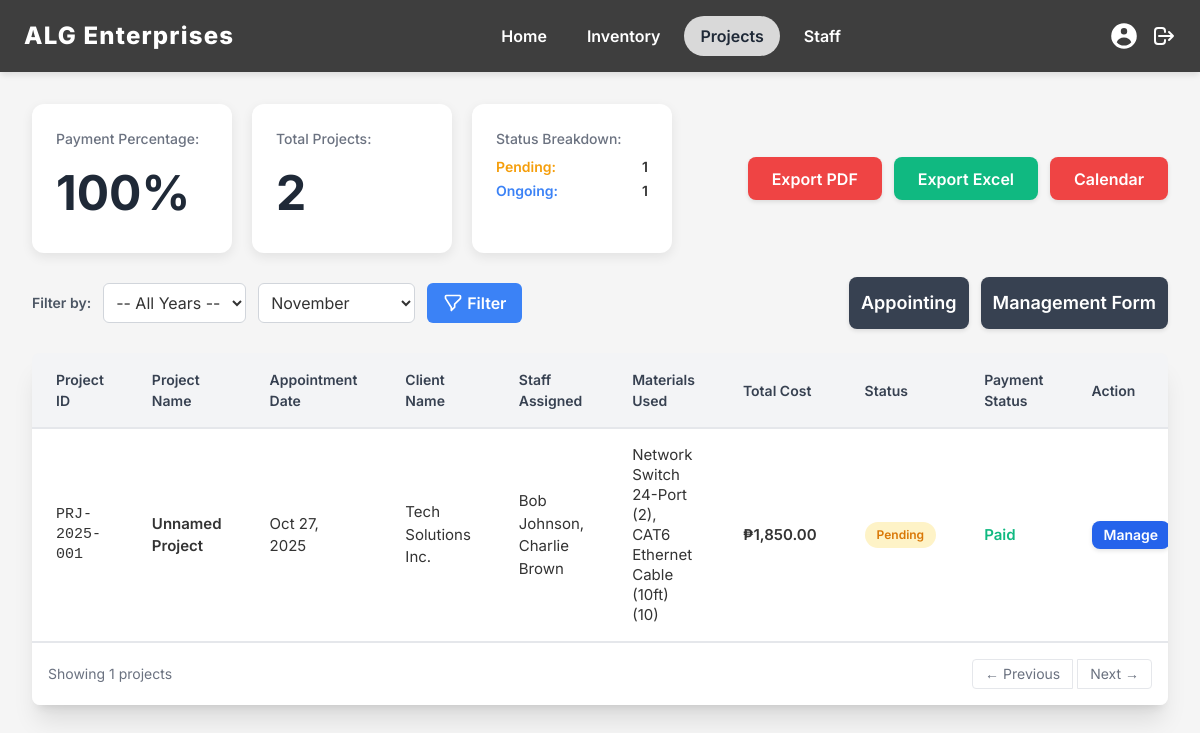
Page /Website/Admin/projects.php?filter_year=2025-10-27 21:27:36 on the committed database.
### tables this page shows
CREATE TABLE `projects` (
  `Project_id` int(11) NOT NULL,
  `Orders_id` int(11) NOT NULL,
  `Project_Name` varchar(45) DEFAULT NULL,
  `StartDate` date DEFAULT NULL,
  `EndDate` date DEFAULT NULL,
  `Status` enum('Pending','Ongoing','Completed') DEFAULT 'Pending',
  `Notes` text DEFAULT NULL,
  `Total_Cost` decimal(10,2) NOT NULL
);

CREATE TABLE `customers` (
  `Customer_id` int(11) NOT NULL,
  `Name` varchar(50) NOT NULL,
  `Email` varchar(50) DEFAULT NULL,
  `PhoneNumber` varchar(20) DEFAULT NULL,
  `Address` varchar(50) DEFAULT NULL
);

### Website/Admin/projects.php (the view, shortened to what this page needs)
<?php
include "../../db.php";
$current_month = date('n');
$selected_month = $_GET['filter_month'] ?? $current_month;
$years_sql = "
    SELECT DISTINCT YEAR(COALESCE(SS.ScheduleDate, O.order_date, P.StartDate)) AS project_year
    FROM Projects P
    LEFT JOIN Orders O ON P.Orders_id = O.Orders_id
    LEFT JOIN appointment_sched SS ON P.Project_id = SS.project_id
    WHERE COALESCE(SS.ScheduleDate, O.order_date, P.StartDate) IS NOT NULL
    UNION
    SELECT DISTINCT YEAR(order_date) AS project_year
    FROM Orders
    WHERE order_date IS NOT NULL
    UNION
    SELECT DISTINCT YEAR(StartDate) AS project_year
    FROM Projects
    WHERE StartDate IS NOT NULL
    ORDER BY project_year DESC
";
$years_result = $conn->query($years_sql);
$available_years = [];
if ($years_result) {
    while ($row = $years_result->fetch_assoc()) {
        $available_years[] = $row['project_year'];
    }
}
$where_clauses = ["1=1"];
if ($selected_month && is_numeric($selected_month)) {
    $where_clauses[] = "(MONTH(COALESCE(SS.ScheduleDate, O.order_date, P.StartDate)) = " . $conn->real_escape_string($selected_month) . "
                        OR MONTH(O.order_date) = " . $conn->real_escape_string($selected_month) . "
                        OR MONTH(P.StartDate) = " . $conn->real_escape_string($selected_month) . ")";
}
$where_sql = "WHERE " . implode(' AND ', $where_clauses);
$sql = "
SELECT
    P.Project_id,
    P.Project_Name,
    COALESCE(SS.ScheduleDate, O.order_date, P.StartDate) AS AppointmentDate,
    C.Name AS ClientName,
    P.Status,
    P.Total_Cost,
    O.Payment_id,
    O.Orders_id,
    GROUP_CONCAT(DISTINCT S.Name SEPARATOR ', ') AS StaffAssigned
FROM
    Projects P
LEFT JOIN
    Orders O ON P.Orders_id = O.Orders_id
LEFT JOIN
    Customers C ON O.customer_id = C.customer_id
LEFT JOIN
    appointment_sched SS ON P.Project_id = SS.project_id
LEFT JOIN
    ProjectStaff PS ON P.Project_id = PS.Project_id
LEFT JOIN
    Staff S ON PS.Staff_id = S.Staff_id
$where_sql
GROUP BY
    P.Project_id, P.Project_Name, AppointmentDate, C.Name, P.Status, P.Total_Cost, O.Payment_id, O.Orders_id
ORDER BY
    COALESCE(SS.ScheduleDate, O.order_date, P.StartDate) DESC
LIMIT 50;
";
$result = $conn->query($sql);
$total_projects_sql = "SELECT COUNT(*) AS total_projects FROM Projects";
$total_projects = ($conn->query($total_projects_sql)->fetch_assoc()['total_projects']) ?? 0;
$paid_projects_sql = "
    SELECT COUNT(DISTINCT P.Project_id) AS paid_projects
    FROM Projects P
    JOIN Orders O ON P.Orders_id = O.Orders_id
    WHERE O.Payment_id IS NOT NULL;
";
$paid_projects_result = $conn->query($paid_projects_sql);
$paid_projects = $paid_projects_result ? $paid_projects_result->fetch_assoc()['paid_projects'] : 0;
$payment_percentage = ($total_projects > 0) ? round(($paid_projects / $total_projects) * 100) : 0;
$status_counts_sql = "
    SELECT Status, COUNT(*) as count
    FROM Projects
    GROUP BY Status
";
$status_counts_result = $conn->query($status_counts_sql);
$status_counts = [];
if ($status_counts_result) {
    while ($row = $status_counts_result->fetch_assoc()) {
        $status_counts[$row['Status']] = $row['count'];
    }
}
function getMaterialsUsed($conn, $project_id) {
    $sql = "
        SELECT
            PR.Name,
            OI.quantity
        FROM
            Projects P
        JOIN
            Orders O ON P.Orders_id = O.Orders_id
        JOIN
            orderitems OI ON O.Orders_id = OI.Orders_id
        JOIN
            Product PR ON OI.product_id = PR.Product_id
        WHERE
            P.Project_id = ?
            AND OI.product_id IS NOT NULL
    ";
    $stmt = $conn->prepare($sql);
    $stmt->bind_param("i", $project_id);
    $stmt->execute();
    $res = $stmt->get_result();
    $list = [];
    while ($row = $res->fetch_assoc()) {
        $list[] = htmlspecialchars($row['Name']) . ' (' . $row['quantity'] . ')';
    }
    return empty($list) ? 'No materials' : implode(', ', $list);
}
function formatProjectId($project_id, $schedule_date) {
    $project_year = date('Y', strtotime($schedule_date ?? date('Y-m-d')));
    return "PRJ-" . $project_year . "-" . str_pad($project_id, 3, '0', STR_PAD_LEFT);
}
?>
<!DOCTYPE html>
<html>
<head>
<script src="https://cdn.tailwindcss.com"></script>
</head>
<body>
<header class="header">
    <div class="flex items-center">
        <div class="header-logo">ALG Enterprises</div>
    </div>
    <nav class="flex space-x-2">
        <a href="home.php" class="nav-link">Home</a>
        <a href="products.php" class="nav-link">Inventory</a>
        <a href="projects.php" class="nav-link active">Projects</a>
        <a href="staff.php" class="nav-link">Staff</a>
    </nav>
    <div class="flex items-center space-x-3">
        <svg xmlns="http://www.w3.org/2000/svg" class="h-6 w-6 text-white cursor-pointer" fill="none" viewBox="0 0 24 24" stroke="currentColor" stroke-width="2">
            <path stroke-linecap="round" stroke-linejoin="round" d="M17 16l4-4m0 0l-4-4m4 4H7m6 4v1a3 3 0 01-3 3H6a3 3 0 01-3-3V7a3 3 0 013-3h4a3 3 0 013 3v1" />
        </svg>
    </div>
</header>
<div class="content-area">
    <div class="flex flex-col lg:flex-row justify-between items-center mb-6 space-y-4 lg:space-y-0">
        <div class="flex metric-cards-row gap-5">
            <div class="metric-card">
                <div class="metric-label">Payment Percentage:</div>
                <div class="metric-value"><?php echo $payment_percentage; ?>%</div>
            </div>
            <div class="metric-card">
                <div class="metric-label">Total Projects:</div>
                <div class="metric-value"><?php echo $total_projects; ?></div>
            </div>
            <div class="metric-card">
                <div class="metric-label">Status Breakdown:</div>
                <div class="text-sm">
                    <?php foreach ($status_counts as $status => $count): ?>
                        <div class="flex justify-between mb-1">
                            <span class="status-<?php echo strtolower($status); ?>"><?php echo $status; ?>:</span>
                            <span class="font-semibold"><?php echo $count; ?></span>
                        </div>
                    <?php endforeach; ?>
                </div>
            </div>
        </div>
        <div class="flex actions-row gap-3">
            <button class="action-button btn-pdf">Export PDF</button>
            <button class="action-button btn-excel">Export Excel</button>
            <button class="action-button btn-pdf" onclick="window.location.href='project_calendar.php'">Calendar</button>
        </div>
    </div>
    <div class="flex flex-col lg:flex-row justify-between items-center mb-6 space-y-4 lg:space-y-0">
        <form method="GET" action="projects.php" class="flex items-center space-x-3 w-full lg:w-auto flex-wrap">
            <label class="text-gray-600 font-semibold text-sm">Filter by:</label>
            <?php if (!empty($available_years)): ?>
            <select name="filter_year" class="p-2 border border-gray-300 rounded-md bg-white">
                <option value="">-- All Years --</option>
            </select>
            <?php endif; ?>
            <select name="filter_month" class="p-2 border border-gray-300 rounded-md bg-white">
                <?php
                    $months = [
                        1 => 'January', 2 => 'February', 3 => 'March', 4 => 'April',
                        5 => 'May', 6 => 'June', 7 => 'July', 8 => 'August',
                        9 => 'September', 10 => 'October', 11 => 'November', 12 => 'December'
                    ];
                    foreach ($months as $num => $name):
                ?>
                    <option value="<?= $num ?>" <?= ((string)$num === (string)$selected_month) ? 'selected' : '' ?>>
                        <?= $name ?>
                    </option>
                <?php endforeach; ?>
            </select>
            <button type="submit" class="btn-filter">
                <svg xmlns="http://www.w3.org/2000/svg" class="h-5 w-5 mr-1" fill="none" viewBox="0 0 24 24" stroke="currentColor" stroke-width="2">
                    <path stroke-linecap="round" stroke-linejoin="round" d="M3 4a1 1 0 011-1h16a1 1 0 011 1v2a1 1 0 01-.293.707L14 13.414V17l-4 4v-3.586L3.293 6.707A1 1 0 013 6V4z" />
                </svg>
                Filter
            </button>
        </form>
        <div class="flex flex-col lg:flex-row space-y-4 lg:space-y-0 lg:space-x-3 w-full lg:w-auto">
            <button onclick="window.location.href='appointing.php'" class="action-button bg-gray-700 text-white hover:bg-gray-800 flex-1 lg:flex-none w-full lg:w-auto text-lg p-3">Appointing</button>
            <button onclick="window.location.href='management_form.php'" class="action-button bg-gray-700 text-white hover:bg-gray-800 flex-1 lg:flex-none w-full lg:w-auto text-lg p-3">Management Form</button>
        </div>
    </div>
    <div class="table-container shadow-xl rounded-lg overflow-hidden">
        <div class="overflow-x-auto">
        <?php if ($result && $result->num_rows > 0): ?>
            <table class="projects-table">
                <thead>
                    <tr>
                        <th>Project ID</th>
                        <th>Project Name</th>
                        <th>Appointment Date</th>
                        <th>Client Name</th>
                        <th>Staff Assigned</th>
                        <th>Materials Used</th>
                        <th>Total Cost</th>
                        <th>Status</th>
                        <th>Payment Status</th>
                        <th>Action</th>
                    </tr>
                </thead>
                <tbody>
                <?php while($row = $result->fetch_assoc()):
                    $project_code = formatProjectId($row['Project_id'], $row['AppointmentDate']);
                    $appt_date = $row['AppointmentDate'] ? date('M j, Y', strtotime($row['AppointmentDate'])) : 'Not Scheduled';
                    $materials = getMaterialsUsed($conn, $row['Project_id']);
                    $total_cost = "₱" . number_format($row['Total_Cost'], 2);
                    $status = $row['Status'];
                    $status_badge_class = "status-badge-" . strtolower($status);
                    $paid = ($row['Payment_id'] != NULL);
                ?>
                    <tr>
                        <td class="font-mono text-sm"><?= htmlspecialchars($project_code) ?></td>
                        <td class="font-semibold"><?= htmlspecialchars($row['Project_Name'] ?? 'Unnamed Project') ?></td>
                        <td><?= htmlspecialchars($appt_date) ?></td>
                        <td><?= htmlspecialchars($row['ClientName'] ?? 'N/A') ?></td>
                        <td><?= htmlspecialchars($row['StaffAssigned'] ?? 'Unassigned') ?></td>
                        <td class="text-sm"><?= $materials ?></td>
                        <td class="font-semibold"><?= htmlspecialchars($total_cost) ?></td>
                        <td>
                            <span class="status-badge <?= $status_badge_class ?>">
                                <?= htmlspecialchars($status) ?>
                            </span>
                        </td>
                        <td class="<?= $paid ? 'payment-paid' : 'payment-pending' ?>">
                            <?= $paid ? 'Paid' : 'Pending' ?>
                        </td>
                        <td>
                            <a href="management_form.php?id=<?= $row['Project_id'] ?>" class="action-button bg-blue-600 text-white hover:bg-blue-700 text-sm px-3 py-1">
                                Manage
                            </a>
                        </td>
                    </tr>
                <?php endwhile; ?>
                </tbody>
            </table>
            <div class="p-4 flex justify-between items-center text-sm text-gray-500 bg-white border-t">
                <span>Showing <?php echo $result->num_rows; ?> projects</span>
                <div>
                    <button class="px-3 py-1 border rounded-l hover:bg-gray-50">← Previous</button>
                    <button class="px-3 py-1 border rounded-r hover:bg-gray-50">Next →</button>
                </div>
            </div>
        <?php endif; ?>
        </div>
    </div>
</div>
</body>
</html>

### Website/Admin/projects.php (style rules this page uses)
body { font-family: 'Inter', sans-serif; background-color: #f5f5f5; margin: 0; min-height: 100vh; color: #333; }
.header { background: #3e3e3e; color: white; padding: 1rem 1.5rem; display: flex; justify-content: space-between; align-items: center; box-shadow: 0 4px 6px -1px rgba(0, 0, 0, 0.1); }
.header-logo { font-size: 1.5rem; font-weight: 800; letter-spacing: 0.05em; }
.nav-link { color: white; text-decoration: none; padding: 0.5rem 1rem; border-radius: 9999px; transition: all 0.2s; font-weight: 600; }
.nav-link.active, .nav-link:hover { background-color: #d9d9d9; color: #1f2937; }
.content-area { padding: 2rem; }
.metric-card { background-color: white; padding: 1.5rem; border-radius: 0.75rem; box-shadow: 0 4px 12px rgba(0, 0, 0, 0.08); min-width: 200px; }
.metric-value { font-size: 3rem; font-weight: 700; color: #1f2937; }
.metric-label { font-size: 0.875rem; color: #6b7280; font-weight: 500; margin-bottom: 0.5rem; }
.action-button { padding: 0.6rem 1.5rem; border-radius: 0.5rem; font-weight: 600; transition: background-color 0.2s; box-shadow: 0 2px 4px rgba(0, 0, 0, 0.1); text-decoration: none; display: inline-block; text-align: center; }
.btn-pdf { background-color: #EF4444; color: white; }
.btn-excel { background-color: #10B981; color: white; }
.btn-filter { background-color: #3B82F6; color: white; padding: 0.5rem 1rem; border-radius: 0.375rem; font-weight: 600; display: inline-flex; align-items: center; transition: background-color 0.2s; border: none; cursor: pointer; }
.projects-table { width: 100%; border-collapse: separate; border-spacing: 0; background: white; }
.projects-table th { background-color: #f3f4f6; color: #374151; padding: 1rem 1.5rem; text-align: left; font-size: 0.875rem; font-weight: 600; border-bottom: 2px solid #e5e7eb; }
.projects-table td { padding: 1rem 1.5rem; border-bottom: 1px solid #e5e7eb; vertical-align: middle; font-size: 0.9375rem; }
.status-pending { color: #F59E0B; font-weight: 600; }
.status-ongoing { color: #3B82F6; font-weight: 600; }
.payment-paid { color: #10B981; font-weight: 600; }
select, input[type="text"] { padding: 0.5rem 1rem; border: 1px solid #d1d5db; border-radius: 0.375rem; font-size: 1rem; background-color: white; }
.status-badge { display: inline-block; padding: 0.25rem 0.75rem; border-radius: 9999px; font-size: 0.75rem; font-weight: 600; }
.status-badge-pending { background-color: #FEF3C7; color: #D97706; }

### rows in the picture
projects: project_code "PRJ-2025-001", Project_Name "Unnamed Project", appt_date "Oct 27, 2025", customers.Name "Tech Solutions Inc.", StaffAssigned "Bob Johnson, Charlie Brown", materials "Network Switch 24-Port (2), CAT6 Ethernet Cable (10ft) (10)", Total_Cost "₱1,850.00", Status "Pending"

### other values in the picture
$payment_percentage "100"
$total_projects "2"
$status "Pending"
$count "1"
$status "Ongoing"
$result->num_rows "1"
form field filter_month "November"
